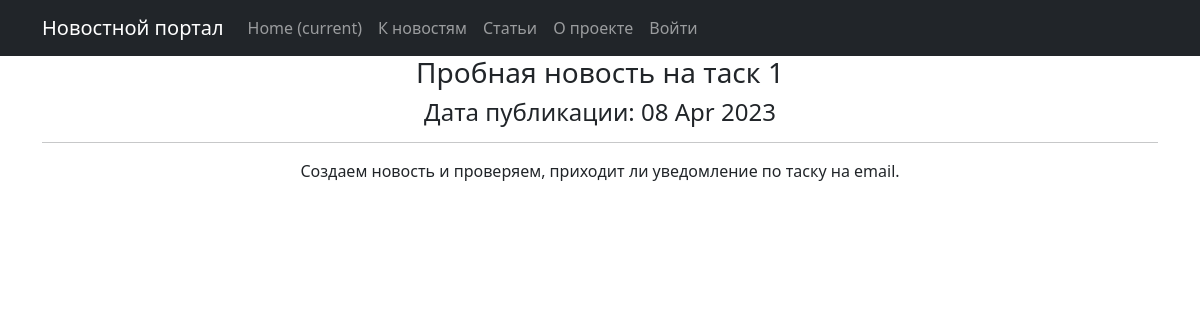
The app's page /posts/51 with its own data.
### news/models.py (models this page shows, shortened)
class Post(models.Model):
    author = models.ForeignKey(Author, on_delete=models.CASCADE)
    content = models.CharField(max_length=2, choices=CONTENTS)
    time_in = models.DateTimeField(auto_now_add=True)
    category = models.ManyToManyField(Category, through='PostCategory')
    title = models.CharField(max_length=255,)
    content_text = models.TextField()
    content_rate = models.IntegerField(default=1)

### news/views.py (the view)
# urls.py: path('<int:pk>', PostDetail.as_view(), name='post_detail'),
class PostDetail(DetailView):
    model = Post
    template_name = 'post.html'
    context_object_name = 'post'

### news/templatetags/custom_filters.py (called while the page is built)
@register.filter()
@stringfilter #чтобы не вызывать ошибки, приведем в строку
def censor(value, bad_words = bad_list):
    words = value.split()#разделим строку
    new_line=''
    for word in words:
        if word.lower() in bad_words in bad_words:
            new_line += word[0] #если да, первый символ оставляем
            for i in word[1:]:
                new_line += '*'#остальные заменяем на *
            new_line += ' '
        elif (word[:-1].lower()) in bad_words:
            new_line += word[0]
            for i in word[1:-1]:
                new_line += '*'
            new_line += (word[-1] + ' ')
        else:
            new_line += (word + ' ')
    return new_line.rstrip()

### templates/post.html (shortened to what this page needs)
{% extends 'flatpages/default.html' %}
{% load custom_filters %}
{% block content %}
    <h3> {{ post.title|censor }}</h3>
    <h4>Дата публикации: {{post.time_in|date:'d M Y'}}</h4>
    <hr>
    {{ post.content_text|censor }}
{% endblock content %}

### records on screen
Post: title|censor "Пробная новость на таск 1", time_in "08 Apr 2023", content_text|censor "Создаем новость и проверяем, приходит ли уведомление по таску на email."
